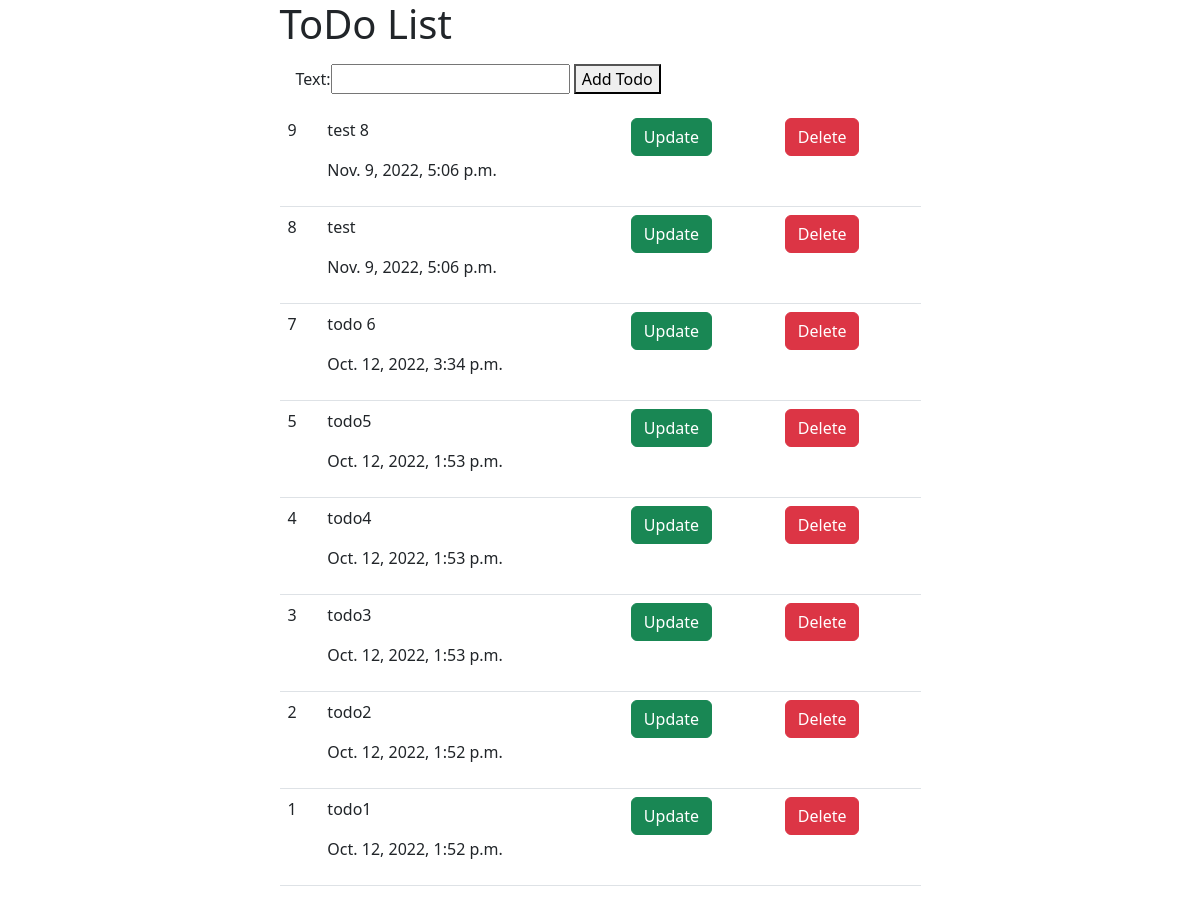
The app's page /, older data.
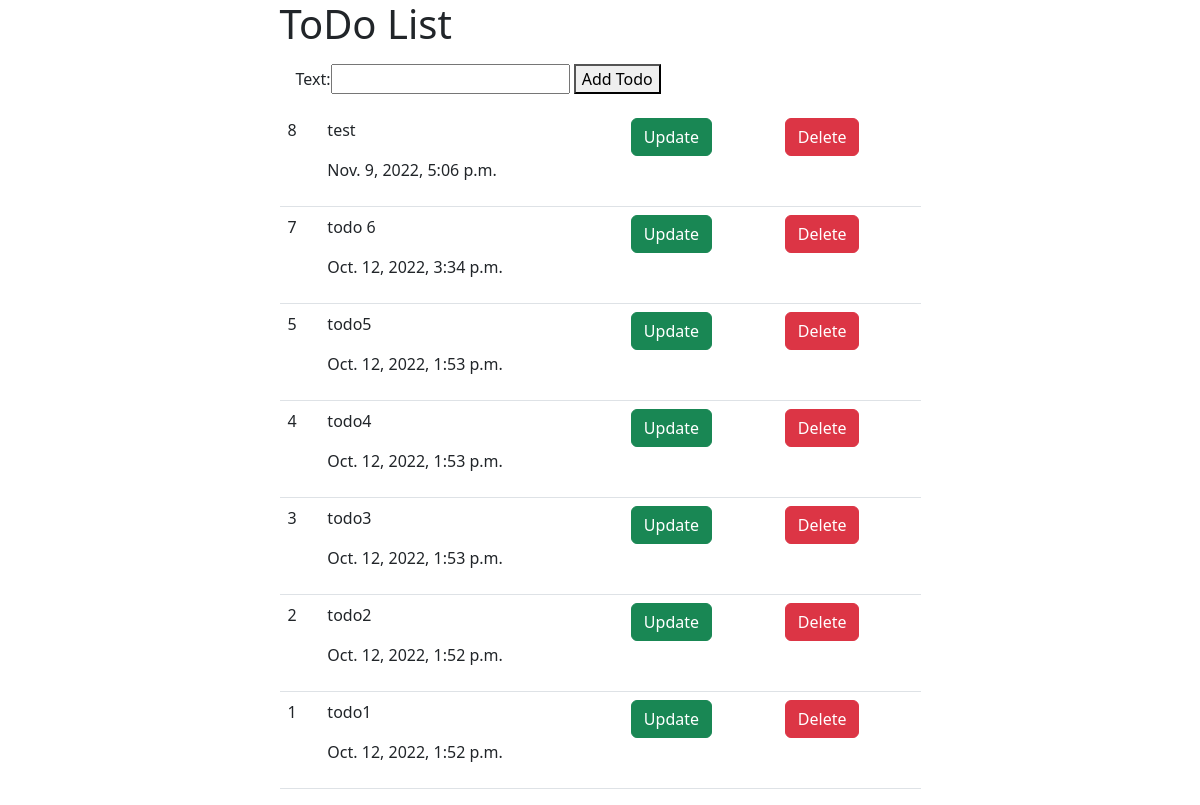
The same page, newer data.
### todoapp/models.py (models this page shows, shortened)
class Todo(models.Model):
    text = models.CharField(max_length = 100)
    date = models.DateTimeField(auto_now = True)

### todoapp/views.py (the view, shortened to what this page needs)
# urls.py: path('', HomePage),
def HomePage(request):
    tododatas = Todo.objects.all().order_by('-id')
    content = {
        'todo': tododatas,
        'form': Todoform
    }
    return render(request, 'todoapp/index.html', {"data": content})

### templates/todoapp/index.html (shortened to what this page needs)
<!doctype html>
<html lang="en">
  <head>
    <link href="https://cdn.jsdelivr.net/npm/bootstrap@5.2.2/dist/css/bootstrap.min.css" rel="stylesheet">
  </head>
  <body>
<div class = 'container'>
        <div class = 'row justify-content-center'>
            <div class=" col-md-7">
                <h1>ToDo List</h1>
                <div class="p-2 m-2">
                    <form method="POST">
                        {{data.form}}
                        <button>Add Todo</button>
                    </form>
                </div>
                <div class="">
                     <table class ='table'>
                         {% for todo in data.todo %}
                            <tr>
                               <td>
                                    {{todo.id}}
                               </td>
                                <td>
                                    <p>{{todo.text}} </p>
                                    <p>{{todo.date}} </p>
                                </td>
                                <td>
                                    <a href="/update-{{todo.id}}/" class="btn btn-success">Update</a>
                                </td>
                                <td>
                                    <a href="/delete-{{todo.id}}/" class="btn btn-danger">Delete</a>
                                </td>
                            </tr>
                         {% endfor %}
                     </table>
                </div>
            </div>
        </div>
    </div>
  </body>
</html>

Row changes from the older to the newer data that the page shows:
removed Todo: id "9", text "test 8", date "Nov. 9, 2022, 5:06 p.m."
